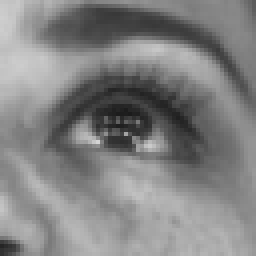
#> input picture dataset_dynamic_aligned/open/open_MEAD_001_101_64x64_dyn_R.jpg, 64 x 64 px, found by its file name (shown 4 times larger)
$ python cnn_dataset.py   (older library calls are emulated)
#> lines starting #> are read from the running program, lines starting #| are printed output that depends on the picture
import os
import cv2
import numpy as np
import matplotlib.pyplot as plt
from collections import Counter

DATASET_ROOT = r"S:\Video Recording\dataset_dynamic_aligned"
CLASSES = ["open", "closed"]

def lens_from_name(name: str) -> str:
    if name.endswith("_dyn_L.jpg"): return "L"
    if name.endswith("_dyn_R.jpg"): return "R"
    if name.endswith("_dyn_Combined.jpg"): return "Combined"
    return "unknown"

def gather_stats():
    rows = []
    for cls in CLASSES:
        folder = os.path.join(DATASET_ROOT, cls)
        if not os.path.isdir(folder):
            continue
        for fname in os.listdir(folder):
            if not fname.lower().endswith(".jpg"):
                continue
            path = os.path.join(folder, fname)
            img = cv2.imread(path, cv2.IMREAD_GRAYSCALE)
#> img is the input picture: shape (64, 64); min 27, max 212, mean 130.4
            if img is None:
                continue
            lens = lens_from_name(fname)
            mean_intensity = float(np.mean(img))
#> mean_intensity = 130.4
            std_intensity = float(np.std(img))
#> std_intensity = 40.03
            lap_var = float(cv2.Laplacian(img, cv2.CV_64F).var())
#> lap_var = 358.4
            h, w = img.shape
#> h = 64; w = 64
            rows.append((cls, lens, w, h, mean_intensity, std_intensity, lap_var))
    return rows

def main():
    rows = gather_stats()
#> rows = [('open', 'R', 64, 64, 130.4, 40.03, 358.4), ('closed', 'Combined', 128, 64, 147.4, 33.22, 565.6)]
    if not rows:
        print("No images found under dataset_dynamic_3d.")
        return

    classes = [r[0] for r in rows]
#> classes = ['open', 'closed']
    lenses = [r[1] for r in rows]
#> lenses = ['R', 'Combined']
    means = [r[4] for r in rows]
#> means = [130.4, 147.4]
    lap_vars = [r[6] for r in rows]
#> lap_vars = [358.4, 565.6]

    # Counts by class and lens
    count_cls = Counter(classes)
#> count_cls = {'open': 1, 'closed': 1}
    count_lens = Counter(lenses)
#> count_lens = {'R': 1, 'Combined': 1}
    count_cls_lens = Counter((c, l) for c, l in zip(classes, lenses))
#> count_cls_lens = {('open', 'R'): 1, ('closed', 'Combined'): 1}
    unknown_count = count_lens.get("unknown", 0)
#> unknown_count = 0

    print("Total images:", len(rows))
#| Total images: 2
    print("Counts by class:", count_cls)
#| Counts by class: Counter({'open': 1, 'closed': 1})
    print("Counts by lens:", count_lens)
#| Counts by lens: Counter({'R': 1, 'Combined': 1})
    print("Unknown lens filenames:", unknown_count)
#| Unknown lens filenames: 0

    # Plot: class x lens counts
    fig, axes = plt.subplots(1, 3, figsize=(15, 4))

    cls_labels = CLASSES
    axes[0].bar(cls_labels, [count_cls.get(c, 0) for c in cls_labels], color=["#4caf50", "#f44336"])
    axes[0].set_title("Counts by class")
    axes[0].set_ylabel("Images")

    lens_labels = ["L", "R", "Combined", "unknown"]
    axes[1].bar(lens_labels, [count_lens.get(l, 0) for l in lens_labels], color="#2196f3")
    axes[1].set_title("Counts by lens")

    # Stacked bars: class per lens
    width = 0.2
    x = np.arange(len(lens_labels))
#> x = [0, 1, 2, 3]
    for i, cls in enumerate(cls_labels):
        axes[2].bar(
            x + i*width,
            [count_cls_lens.get((cls, l), 0) for l in lens_labels],
            width=width,
            label=cls
        )
#> this loop made 2 passes
    axes[2].set_xticks(x + width / 2)
    axes[2].set_xticklabels(lens_labels)
    axes[2].set_title("Counts by lens & class")
    axes[2].legend()

    plt.tight_layout()
    plt.show()
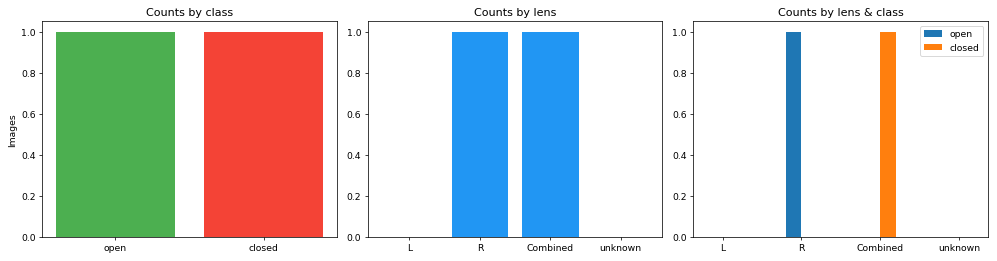
#> figure drawn by matplotlib, 3 panels; panel 3: tallest bar 1 high, from x = 0.9 to 1.1; panel 3: tallest bar 1 high, from x = 2.1 to 2.3

    # Distributions: mean intensity and Laplacian variance
    fig, axes = plt.subplots(1, 2, figsize=(12, 4))
    axes[0].hist(means, bins=40, color="#607d8b")
    axes[0].set_title("Mean intensity distribution")
    axes[0].set_xlabel("Mean pixel value (0-255)")

    axes[1].hist(lap_vars, bins=40, color="#9c27b0")
    axes[1].set_title("Laplacian variance (sharpness)")
    axes[1].set_xlabel("Variance")

    plt.tight_layout()
    plt.show()
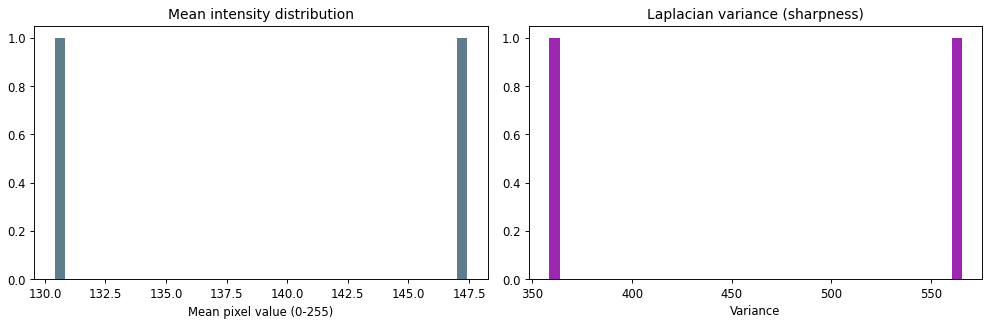
#> figure drawn by matplotlib, 2 panels

if __name__ == "__main__":
    main()
